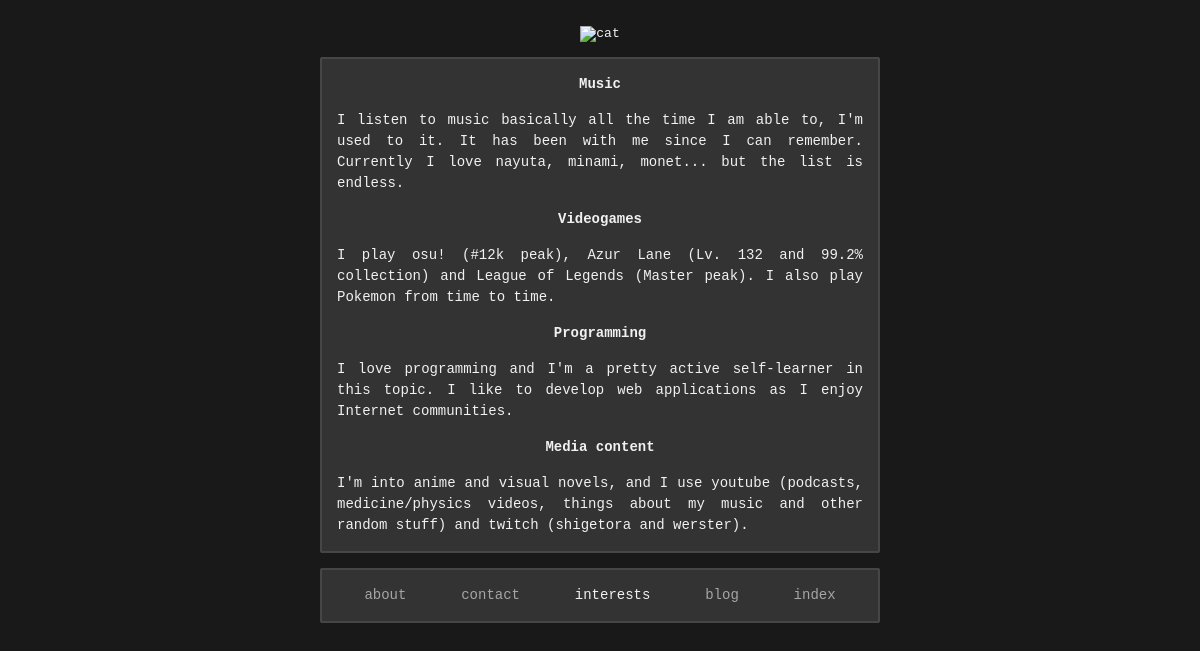
Screenshot of /interests with the database file from the repository.
### tables this page shows
CREATE TABLE `interests` (
     `iid` INT UNSIGNED NOT NULL AUTO_INCREMENT,
     `title` VARCHAR(80) NOT NULL UNIQUE,
     `description` VARCHAR(300) NOT NULL,
     `date` DATETIME DEFAULT CURRENT_TIMESTAMP,
     `uid` INT UNSIGNED NOT NULL,
     FOREIGN KEY (`uid`) REFERENCES `users`(`uid`) ON DELETE CASCADE ON UPDATE CASCADE,
     PRIMARY KEY (`iid`)
) AUTO_INCREMENT=1 DEFAULT CHARSET=utf8mb4;

### public/index.php (called while the page is built, shortened)
<?php
require BASE_PATH . 'src/helpers.php';
spl_autoload_register(function ($class) {
    $file = path(str_replace('\\', DIRECTORY_SEPARATOR, lcfirst($class)) . '.php');
});
$router = new Router;
$web = $router->route($_POST['_method'] ?? $_SERVER['REQUEST_METHOD']);
require $web['base'];

### src/helpers.php (called while the page is built, shortened)
<?php
function path(string $path): string
{
    return BASE_PATH . $path;
}
function view(string $view): string
{
    return path('views/' . $view);
}

### src/Routes/Router.php (called while the page is built, shortened)
<?php
class Router
{
    private ?string $route;
    private static array $routes = [
        '/' => 'home',
        '/about' => 'about',
        '/contact' => 'contact',
        '/interests' => 'interests',
        '/blog' => 'blog',
        '/index' => 'index',
        '/login' => 'login',
        '/register' => 'register',
    ];
    public function __construct()
    {
        $this->uri = parse_url($_SERVER['REQUEST_URI'], PHP_URL_PATH);
        $this->route = self::$routes[$this->uri] ?? null;
    }
    private function controller($route): object
    {
        return new $namespace;
    }
    public function route($method): array
    {
        return $this->controller($this->route)->$method();
    }
}

### database/credentials.php (called while the page is built)
<?php
$dbServer = 'mysql-3';
$dbUser = 'root';
$dbPass = 'pw123';
$dbName = 'nala';
$dbPort = '3306';

### src/Controllers/AbstractController.php (called while the page is built, shortened)
<?php
abstract class AbstractController
{
    private static array $views = [
        'about' => 'about/about',
        'contact' => 'contact/contact',
        'interests' => 'interests/interests',
        'blog' => 'blog/blog',
        'index' => 'index/index',
        'login' => 'login/login',
        'register' => 'register/register',
        'error' => 'error/error',
    ];
    public function __construct()
    {
        $this->Interests = new Interests;
    }
    public function render($route, $variables = [], $top = false): array
    {
        return [
            'base' => view('base.view.php'),
            'page' => [
                'route' => $route,
                'view' => $route === 'home' ? null : path('views/' . self::$views[$route] . '.view.php'),
                'var' => $variables
            ],
            'menu_at_top' => $top
        ];
    }
}

### src/Models/Model.php (called while the page is built, shortened)
<?php
abstract class Model
{
    public function __construct()
    {
        $this->DB = new Database;
    }
}

### src/Models/Database.php (called while the page is built, shortened)
<?php
class Database
{
    private static object $c;
    private string $query;
    public function __construct()
    {
        try {
            require(BASE_PATH . 'database/credentials.php');
            self::$c = new mysqli($dbServer, $dbUser, $dbPass, $dbName, $dbPort);
        } catch (mysqli_sql_exception $e) {
            throw new mysqli_sql_exception($e -> getMessage(), $e -> getCode());
        } finally {
            unset($dbServer, $dbUser, $dbPass, $dbName, $dbPort);
        }
    }
    public function select(string|array $columns): Database
    {
        if (is_string($columns)) {
            $this->query = "SELECT {$columns} ";
            return $this;
        };
        $this->query = "SELECT ".rtrim($string, ',')." ";
        return $this;
    }
    public function from(string|array $tables): Database
    {
        if (is_string($tables)) {
            $this->query = $this->query."FROM {$tables} ";
            return $this;
        }
        $this->query .= "FROM ".rtrim($string, ',')." ";
        return $this;
    }
    public function where(string|array $conditions): Database
    {
        if (is_string($conditions)) {
            $this->query = $this->query."WHERE {$conditions}";
            return $this;
        }
        $this->query .= "WHERE ".rtrim($string, ' AND')." ";
        return $this;
    }
    public function fetchAll(): ?array
    {
        return self::$c
            ->execute_query($this->query.';')
            ->fetch_all(MYSQLI_ASSOC);
    }
}

### src/Models/Interests.php (called while the page is built, shortened)
<?php
class Interests extends Model
{
    public function getInterests(): ?array
    {
        return $this->DB
            ->select('title,description,date')
            ->from('interests')
            ->where('uid=1')
            ->fetchAll();
    }
}

### src/Controllers/InterestsController.php (called while the page is built, shortened)
<?php
class InterestsController extends AbstractController
{
    public function get(): array
    {
        $interests = $this->Interests->getInterests();
        return $this->render('interests', [
                'interests' => empty($interests) ? null : $interests,
            ]
        );
    }
}

### views/interests/interests.view.php (the view)
<section class="interests-grid">
    <?php foreach ((array) $web['page']['var']['interests'] as $interestKey => $interestValue): ?>
        <div class="interest title"><?=ucfirst($interestValue['title'])?></div>
        <div class="interest-description"><?=$interestValue['description']?></div>
    <?php endforeach; ?>
</section>

### views/base.view.php (shortened to what this page needs)
<!DOCTYPE html>
<html xmlns:og="http://opengraphprotocol.org/schema/" xmlns:fb="http://www.facebook.com/2008/fbml" xmlns:website="http://ogp.me/ns/website" lang="en-US" itemscope="" itemtype="http://schema.org/WebPage">
<head>
<link rel="stylesheet" href="/css/style.css">
<link rel="stylesheet" href="/css/var.css">
</head>
<body>
    <div id="web-container">
        <a href=<?= $web['page']['route'] === 'home' ? 'about' : '/' ?>>
            <img id="cat" alt="cat" class="<?php if($web['page']['route'] === 'home') echo 'home'; ?>" src="/storage/img/itazuranekoanimated.png">
        <?php if (isset($web['page']['view'])): ?>
        <main class="box">
            <?php require $web['page']['view'] ?>
        </main>
        <?php if (!$web['menu_at_top']) require view('_menu.view.php'); ?>
        <?php endif; ?>
    </div>
</body>
</html>

### views/_menu.view.php
<nav class="box">
    <ul>
        <?php
        $links = ['about', 'contact', 'interests', 'blog', 'index'];
        foreach ($links as $link)
            if ($web['page']['route'] === $link)
                echo "<li class='highlight'><a href='$link'>$link</a></li>";
            else
                echo "<li><a href='$link'>$link</a></li>";
        ?>
    </ul>
</nav>

### public/css/style.css (style rules this page uses)
* { margin: 0; padding: 0; list-style: none; text-decoration: none; box-sizing: border-box; color: var(--main-font-color); }
body { font-family: monospace; background-color: var(--body-bg); color: var(--main-font-color); }
div#web-container { width: 560px; min-height: 100vh; margin: 0 auto; padding: 0 0 15px; display: flex; flex-direction: column; align-items: center; gap: 15px; }
div#web-container img#cat { max-height: 400px; margin-top: 2em; cursor: pointer; }
div#web-container main, nav { width: 100%; line-height: 1.5em; }
.box { padding: 15px; background-color: var(--box-bg); border: 2px solid var(--box-bg-border); border-radius: 2px; font-size: 14px; text-align: justify; }
.title { text-align: center; font-weight: bold; }
nav ul { display: flex; justify-content: space-around; align-items: center; }
nav ul li { opacity: .6; transition: var(--transition); }
nav ul li:hover, nav ul li.highlight { opacity: 1; }
section.interests-grid { display: grid; grid-gap: 15px; }

### public/css/var.css (style rules this page uses)
:root { --body-bg: #191919; --main-font-color: #f1f1f1; --box-bg: #333333; --box-bg-border: rgb(70, 70, 70); --purple-archived: #b6bae5; --bold: 600; --gap: 8px; --transition: .15s; --blue: #3A73F3; --purple: #633dc4; --red: #f33a3a; --orange: rgb(249, 76, 87); }

### rows the page displays
interests: title "Music", description "I listen to music basically all the time I am able to, I'm used to it. It has been with me since I can remember. Currently I love nayuta, minami, monet... but the list is endless."
interests: title "Videogames", description "I play osu! (#12k peak), Azur Lane (Lv. 132 and 99.2% collection) and League of Legends (Master peak). I also play Pokemon from time to time."
interests: title "Programming", description "I love programming and I'm a pretty active self-learner in this topic. I like to develop web applications as I enjoy Internet communities."
interests: title "Media content", description "I'm into anime and visual novels, and I use youtube (podcasts, medicine/physics videos, things about my music and other random stuff) and twitch (shigetora and werster)."

### other values shown
$link "about"
$link "contact"
$link "interests"
$link "blog"
$link "index"
